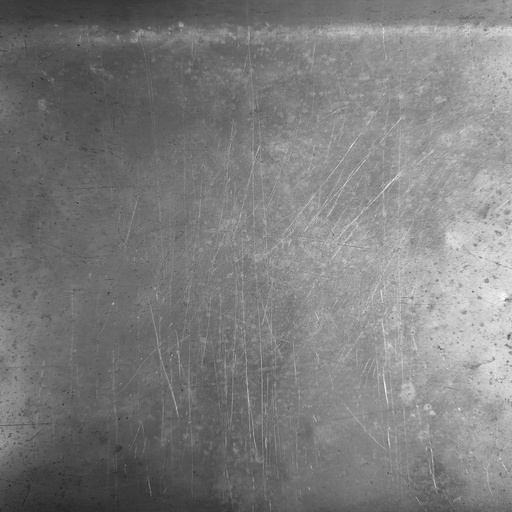
#> input picture data/Alumínio/IMG_20260908_131510.jpg, 512 x 512 px
$ python -i textura.py   (imports and definitions only)   (older library calls are emulated)
#> lines starting #> are read from the running program, lines starting #| are printed output that depends on the picture
#!/usr/bin/env python3
"""Segmentacao/classificacao por textura - so classicos, sem IA.

Banco: 8 filtros base em 1 escala, depois piramide gaussiana (3 escalas).
  1-4: Gabor 0, 45, 90, 135 graus (orientados)
  5:   Gaussiano 5x5 (circular)
  6:   Laplaciano (circular)
  7-8: Sobel X, Sobel Y (H/V)
Piramide: nivel0=512, nivel1=Gauss+pyrDown(256)->resize 512,
          nivel2=de novo (128)->resize 512. 8x3 = 24 mapas.
Vetor: media em janela W de cada mapa -> 24 dims (so media, cf. slides).
Agrupo: KMeans / distancia euclidiana (Lloyd, classico).
"""
import argparse
from pathlib import Path

import cv2
import numpy as np
from sklearn.cluster import KMeans
from sklearn.preprocessing import StandardScaler

SIZE = 512
WIN = 31  # janela da media

GABOR_KSIZE = 21
GABOR_SIGMA = 4.0
GABOR_LAMBDA = 10.0
GABOR_GAMMA = 0.5


def base_responses(gray: np.ndarray) -> list:
    """gray float32 0-1 512x512 -> 8 respostas 512x512."""
    g8 = (gray * 255).astype(np.uint8)
    out = []
    for theta in [0, np.pi / 4, np.pi / 2, 3 * np.pi / 4]:
        k = cv2.getGaborKernel((GABOR_KSIZE, GABOR_KSIZE), GABOR_SIGMA,
                               theta, GABOR_LAMBDA, GABOR_GAMMA, 0,
                               ktype=cv2.CV_32F)
        r = cv2.filter2D(gray, -1, k)
        out.append(np.abs(r))
    out.append(cv2.GaussianBlur(gray, (5, 5), 1.0))  # circular
    out.append(np.abs(cv2.Laplacian(g8, cv2.CV_32F, ksize=5) / 255.0))  # circular
    out.append(np.abs(cv2.Sobel(g8, cv2.CV_32F, 1, 0, ksize=3) / 255.0))
    out.append(np.abs(cv2.Sobel(g8, cv2.CV_32F, 0, 1, ksize=3) / 255.0))
    return out  # 8


def pyramid3(resp: np.ndarray) -> list:
    """1 mapa 512 -> 3 escalas (resizes p/ 512). Via Gauss + metade."""
    u8 = np.clip(resp * 255, 0, 255).astype(np.uint8).astype(np.float32) / 255.0
    l0 = resp
    l1 = cv2.pyrDown((u8 * 255).astype(np.uint8)).astype(np.float32) / 255.0
    l1 = cv2.resize(l1, (SIZE, SIZE))
    small = cv2.pyrDown((l1 * 255).astype(np.uint8)).astype(np.float32) / 255.0
    # small esta 256 -> reduz p/ 128 simulando 2a descida
    l2 = cv2.resize(cv2.pyrDown((small * 255).astype(np.uint8)), (SIZE, SIZE)).astype(np.float32) / 255.0
    return [l0, l1, l2]


def texture_maps(gray: np.ndarray) -> np.ndarray:
    """512x512 -> 512x512x24."""
    maps = []
    for r in base_responses(gray):
        maps.extend(pyramid3(r))
    return np.stack(maps, axis=-1).astype(np.float32)  # 24


def window_means(maps: np.ndarray, w: int = WIN) -> np.ndarray:
    """Media em janela de cada mapa -> 512x512x24. ponytail: O(H*W*24) via box blur, ok p/ 512."""
    return np.stack([cv2.blur(maps[:, :, i], (w, w)) for i in range(24)], axis=-1)


def load_gray(path: Path) -> np.ndarray:
#> called with path = '../data/Alumínio/IMG_20260908_131510.jpg'
    g = cv2.imread(str(path), cv2.IMREAD_GRAYSCALE)
#> g is the input picture: shape (512, 512); min 30, max 255, mean 125
    if g is None:
        raise FileNotFoundError(path)
    g = cv2.resize(g, (SIZE, SIZE))
    return g.astype(np.float32) / 255.0


def image_vector(path: Path) -> np.ndarray:
    """1 vetor 24D por imagem = media global das medias em janela."""
    f = window_means(texture_maps(load_gray(path)))
#> in texture_maps, `maps = []`: maps = []
#> the loop in texture_maps, `for r in base_responses(gray):` made 8 passes
#> pass 1, in pyramid3, `u8 = np.clip(resp * 255, 0, 255).astype(np.uint8).astype(np.float32) /..`:
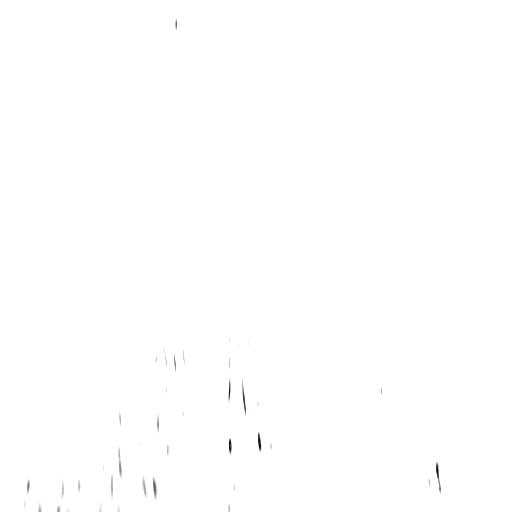
#> u8: shape (512, 512) float32; min 0, max 1, mean 0.999
#> pass 1, in pyramid3, `l0 = resp`:
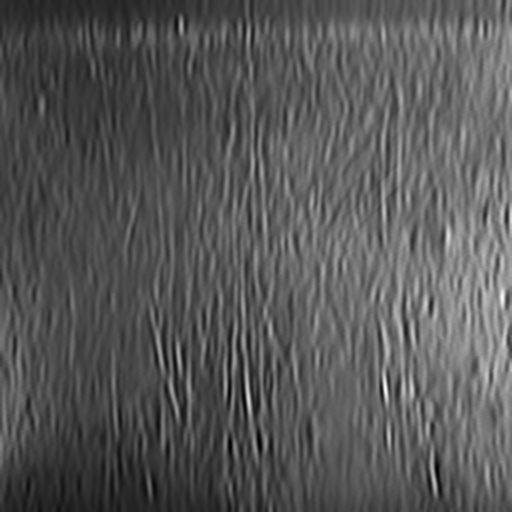
#> l0: shape (512, 512) float32; min 0.00173, max 9.04, mean 3.12; drawn with min black and max white
#> after the loop in texture_maps, `for r in base_responses(gray):`: maps = 24 items
    return f.reshape(-1, 24).mean(axis=0)


# [77 lines left out: functions classify_folder, segment_image, fit_groups, predict_image, main, not called in this run]


# [2 lines not run here, left out]

>>> result = image_vector('../data/Alumínio/IMG_20260908_131510.jpg')
#> result = 24 values, max 6.21 at index 3, min 0.0806 at index 23, mean 1.27

$ run again, on data/Arroz/IMG_20260908_131603.jpg
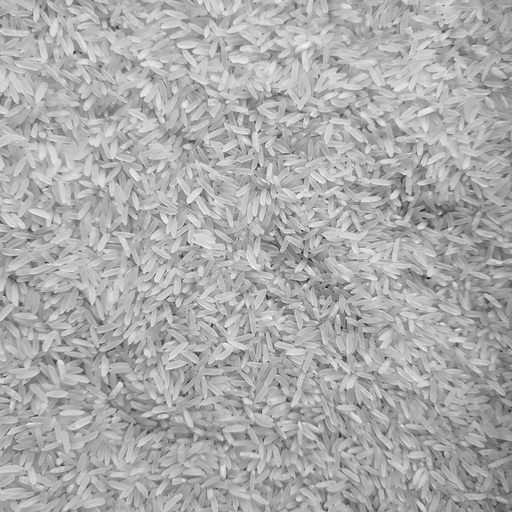
#> input picture data/Arroz/IMG_20260908_131603.jpg, 512 x 512 px
#> in load_gray, g is the input picture: shape (512, 512); min 4, max 248, mean 171.7
#> in texture_maps, `maps = []`: maps = []
#> the loop in texture_maps, `for r in base_responses(gray):` made 8 passes
#> pass 1, in pyramid3, `l0 = resp`:
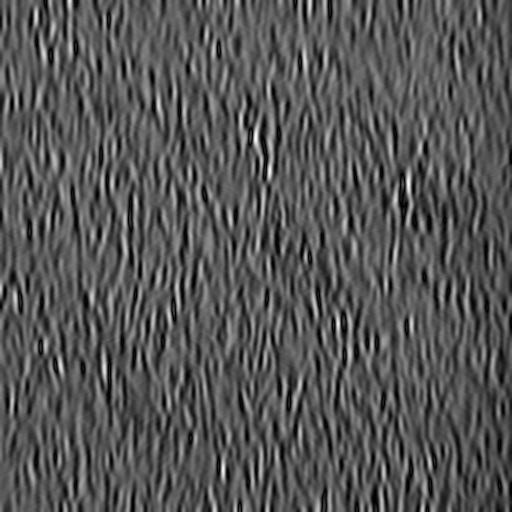
#> l0: shape (512, 512) float32; min 5.06e-06, max 12.79, mean 4.3; drawn with min black and max white
#> pass 1, in pyramid3, `l1 = cv2.pyrDown((u8 * 255).astype(np.uint8)).astype(np.float32) / 255.0`:
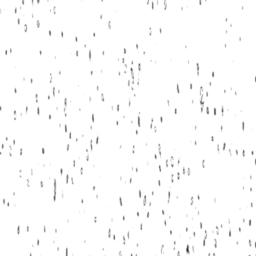
#> l1: shape (256, 256) float32; min 0.145, max 1, mean 0.987
#> after the loop in texture_maps, `for r in base_responses(gray):`: maps = 24 items
#> result = 24 values, max 8.53 at index 3, min 0.195 at index 20, mean 1.69

$ run again, on data/Arroz/IMG_20260908_131607.jpg
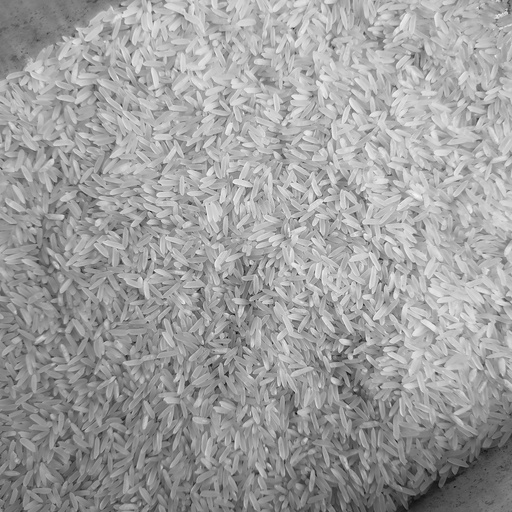
#> input picture data/Arroz/IMG_20260908_131607.jpg, 512 x 512 px
#> in load_gray, g is the input picture: shape (512, 512); min 7, max 247, mean 158.4
#> in texture_maps, `maps = []`: maps = []
#> the loop in texture_maps, `for r in base_responses(gray):` made 8 passes
#> pass 1, in pyramid3, `l0 = resp`:
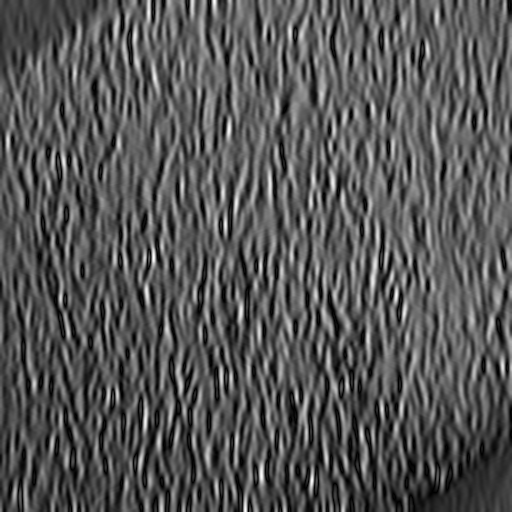
#> l0: shape (512, 512) float32; min 0.00013, max 11.86, mean 4.01; drawn with min black and max white
#> pass 1, in pyramid3, `l1 = cv2.resize(l1, (SIZE, SIZE))`:
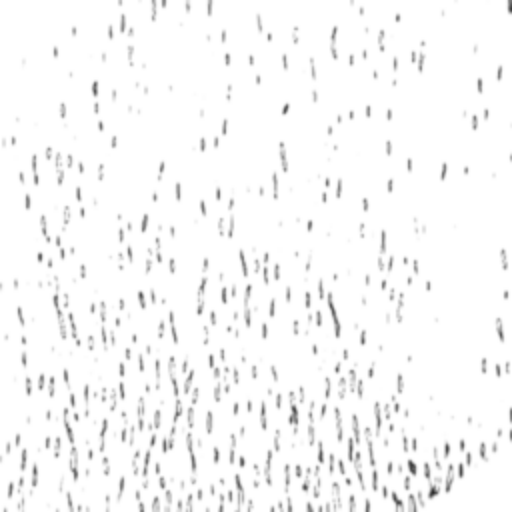
#> l1: shape (512, 512) float32; min 0.183, max 1, mean 0.972
#> after the loop in texture_maps, `for r in base_responses(gray):`: maps = 24 items
#> result = 24 values, max 7.87 at index 3, min 0.199 at index 23, mean 1.6

$ run again, on data/Aveia/IMG_20260908_133647.jpg
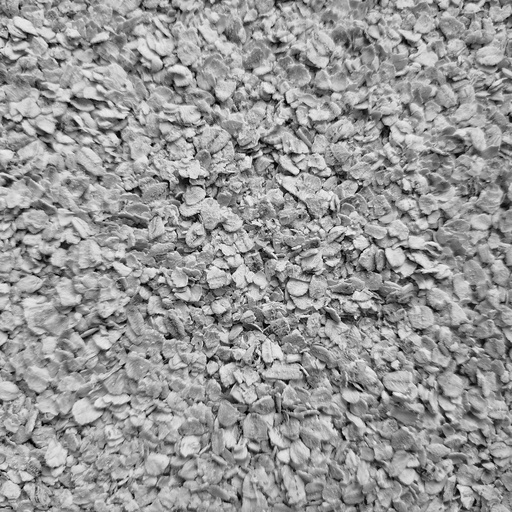
#> input picture data/Aveia/IMG_20260908_133647.jpg, 512 x 512 px
#> in load_gray, g is the input picture: shape (512, 512); min 0, max 255, mean 151.5
#> in texture_maps, `maps = []`: maps = []
#> the loop in texture_maps, `for r in base_responses(gray):` made 8 passes
#> pass 1, in pyramid3, `l0 = resp`:
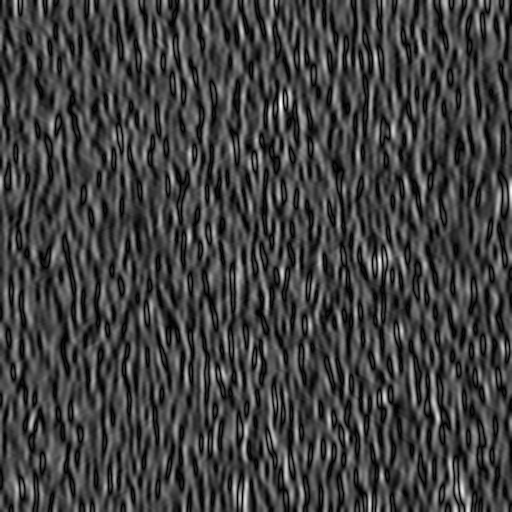
#> l0: shape (512, 512) float32; min 9.72e-07, max 16.21, mean 4.12; drawn with min black and max white
#> pass 1, in pyramid3, `l1 = cv2.resize(l1, (SIZE, SIZE))`:
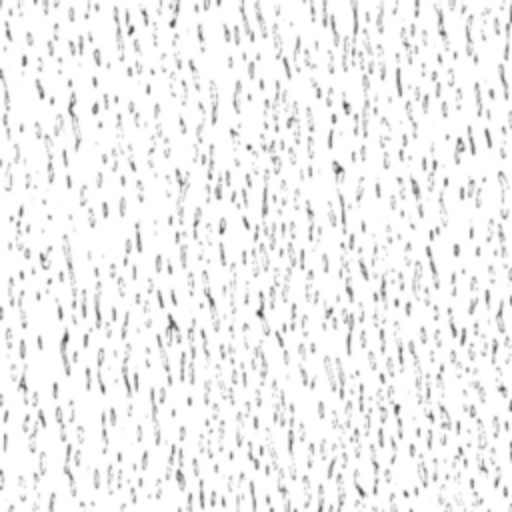
#> l1: shape (512, 512) float32; min 0.238, max 1, mean 0.949
#> after the loop in texture_maps, `for r in base_responses(gray):`: maps = 24 items
#> result = 24 values, max 7.73 at index 9, min 0.334 at index 20, mean 1.71
